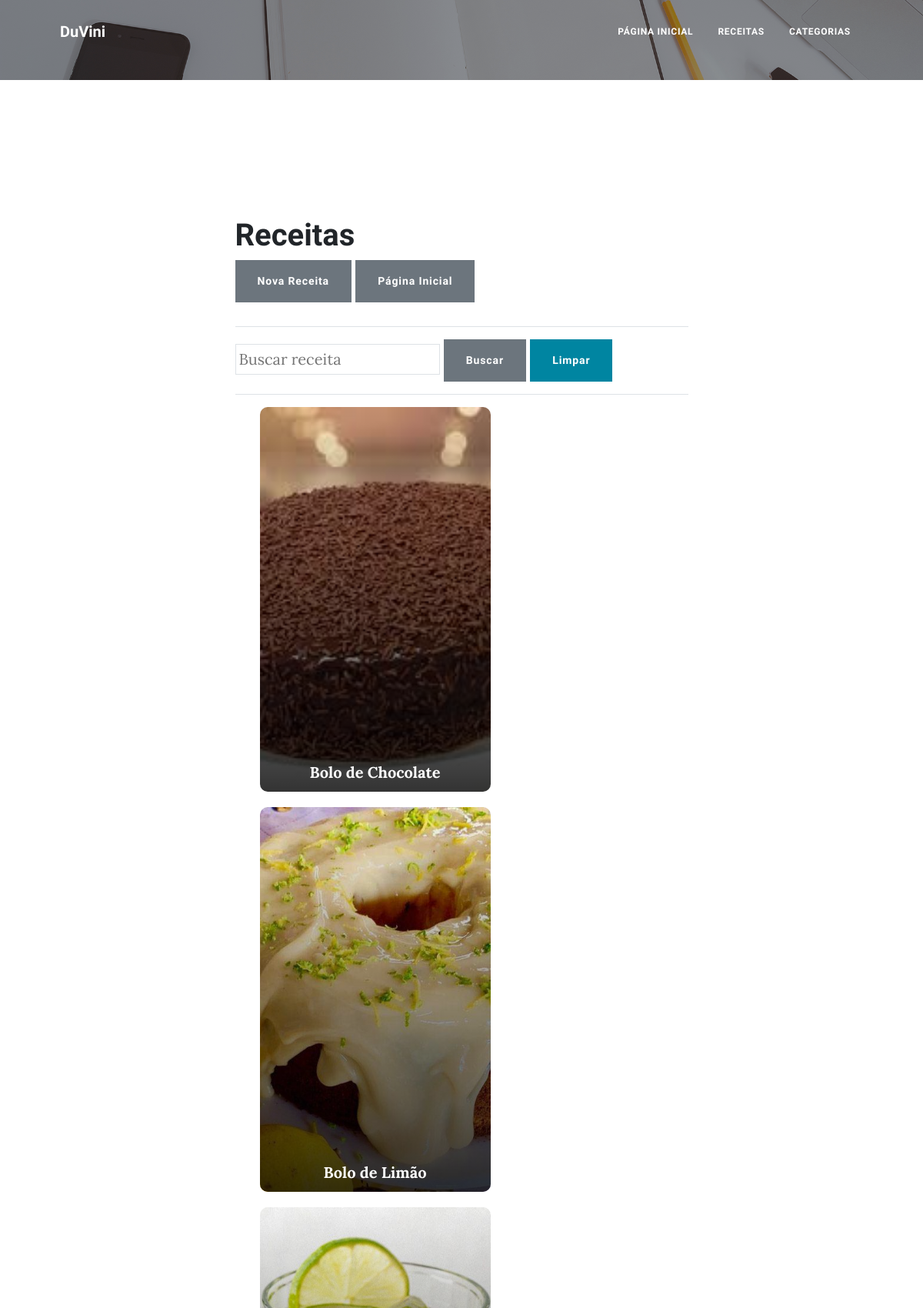
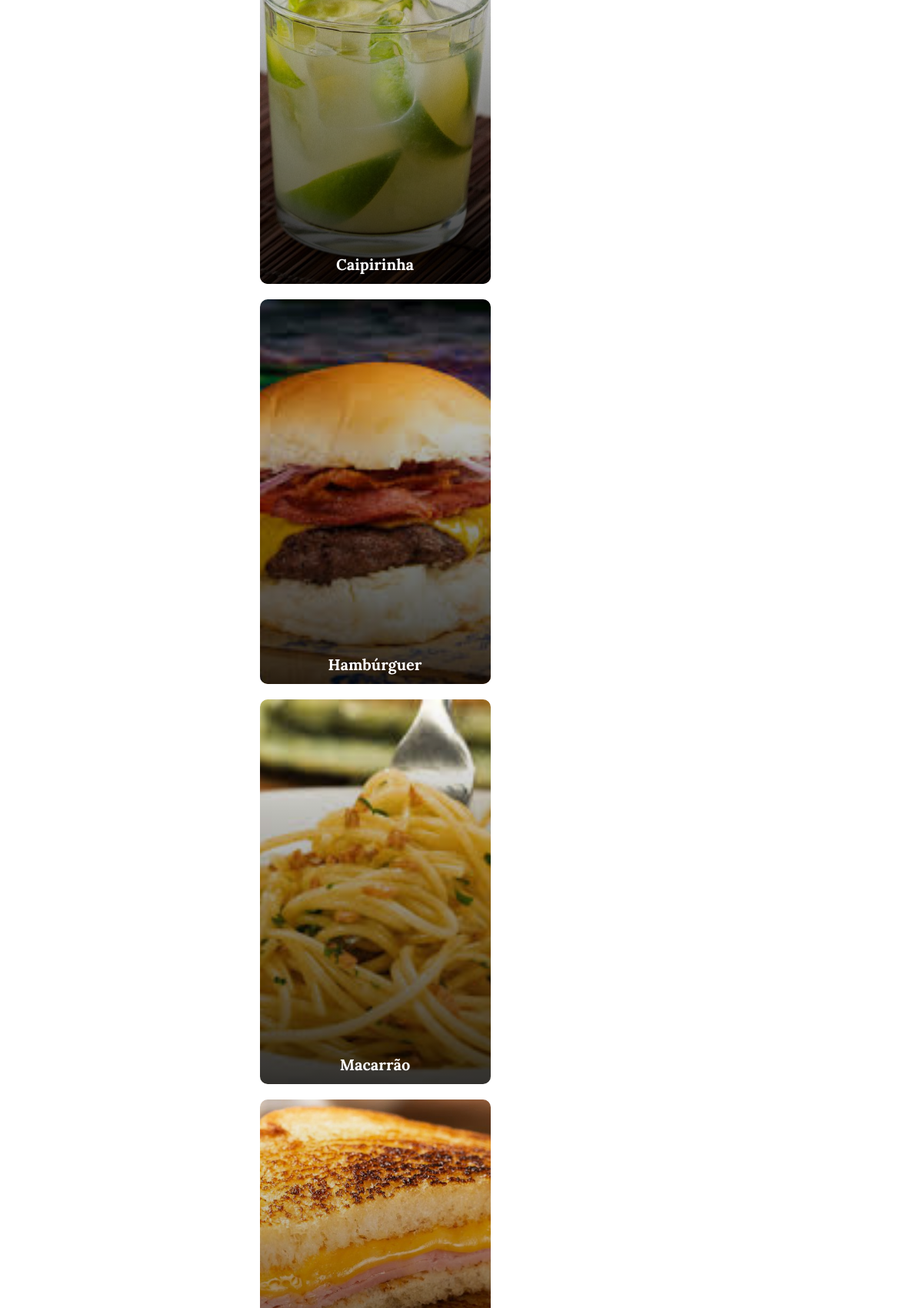
/receitas/ (upper part), run on the app's committed database (2 pictures, top to bottom).
### receita/models.py (models this page shows, shortened)
class Receita(models.Model):
    titulo = models.CharField(max_length=100)
    ingredientes = models.TextField()
    modo_preparo = models.TextField()
    data_criacao = models.DateTimeField(auto_now_add=True)
    categoria = models.ForeignKey(Categoria, on_delete=models.CASCADE)
    foto_receita = models.ImageField(upload_to='fotos/%d/%m/%Y/', blank=True, null=True)

### receita/views.py (the view)
# urls.py: path('receitas/', views.receitas, name="receitas"),
def receitas(request):
    receitas = Receita.objects.all().order_by('titulo')
    context = {'receitas': receitas}
    return render(request, 'minhas_receitas.html', context)

### receita/templates/minhas_receitas.html (shortened to what this page needs)
{% extends 'base.html' %}
{% block content %}
    <h1>Receitas</h1>
    <section style="padding-bottom: 15px;">
        <a href="{% url 'nova_receita' %}" class ="btn btn-secondary"">Nova Receita</a>
        <a href="{% url 'home' %}" class ="btn btn-secondary"">Página Inicial</a>
    </section>
    <hr>
    <form action="{% url 'buscar_receita' %}" method="GET">
        <input type="text" name="titulo" class="p-1 border" autocomplete="off" placeholder="Buscar receita">
        <button type="submit" class="btn btn-secondary">Buscar</button>
        <a href="{% url 'receitas' %}" class="btn btn-primary">Limpar</a>
    </form>
    <hr>
    <section>
        {% if buscar %}
            {% if receitas_encontradas %}
                {% for item in receitas_encontradas %}
                <ul>
                    <li class="imagem-card" style="background-image: url('{% if item.foto_receita %}{{ item.foto_receita.url }}{% else %}/static/img/bg-padrao.png{% endif %}')">
                        <a class="titulo-receita" href="{% url 'detalhes_receita' id_receita=item.id %}">{{item.titulo}}</a>
                    </li>
                </ul>
                {% endfor %}
            {% else %}
                Nenhuma receita foi encontrada com esse nome
            {% endif %}
        {% else %}
            {% for item in receitas %}
            <ul>
                <li class="imagem-card" style="background-image: url('{% if item.foto_receita %}{{ item.foto_receita.url }}{% else %}/static/img/bg-padrao.png{% endif %}')">
                    <a class="titulo-receita" href="{% url 'detalhes_receita' id_receita=item.id %}">{{item.titulo}}</a>
                </li>
            </ul>
            {% endfor %}
        {% endif %}
    </section>
{% endblock %}

### data on the page
Receita: foto_receita (picture), titulo "Bolo de Chocolate"
Receita: foto_receita (picture), titulo "Bolo de Limão"
Receita: foto_receita (picture), titulo "Caipirinha"
Receita: foto_receita (picture), titulo "Hambúrguer"
Receita: foto_receita (picture), titulo "Macarrão"
Receita: foto_receita (picture)
